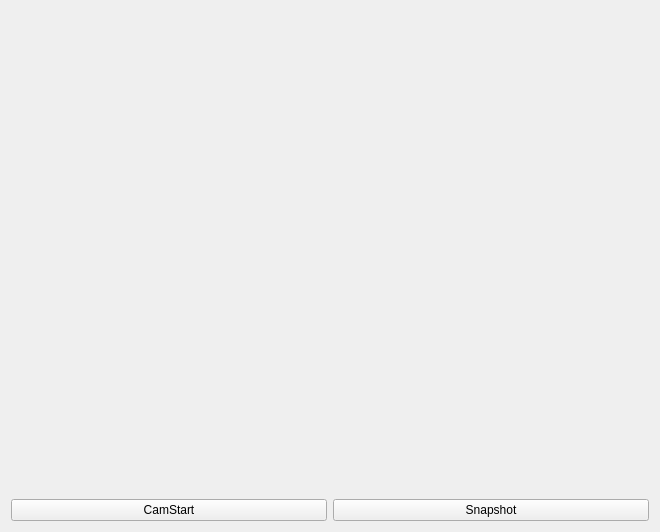
<?xml version="1.0" encoding="UTF-8"?>
<ui version="4.0">
 <class>MainWidget</class>
 <widget class="QWidget" name="MainWidget">
  <property name="geometry">
   <rect>
    <x>0</x>
    <y>0</y>
    <width>660</width>
    <height>532</height>
   </rect>
  </property>
  <property name="windowTitle">
   <string>MainWidget</string>
  </property>
  <layout class="QVBoxLayout" name="verticalLayout_2">
   <item>
    <layout class="QVBoxLayout" name="verticalLayout" stretch="9,1">
     <item>
      <widget class="QLabel" name="plabelCamView">
       <property name="text">
        <string/>
       </property>
       <property name="pixmap">
        <pixmap resource="Images.qrc">:/Images/Images/initDisplay.png</pixmap>
       </property>
      </widget>
     </item>
     <item>
      <layout class="QHBoxLayout" name="horizontalLayout">
       <item>
        <widget class="QPushButton" name="pPBcamStart">
         <property name="text">
          <string>CamStart</string>
         </property>
         <property name="checkable">
          <bool>true</bool>
         </property>
         <property name="checked">
          <bool>false</bool>
         </property>
        </widget>
       </item>
       <item>
        <widget class="QPushButton" name="pPBsnapShot">
         <property name="text">
          <string>Snapshot</string>
         </property>
        </widget>
       </item>
      </layout>
     </item>
    </layout>
   </item>
  </layout>
 </widget>
 <resources>
  <include location="Images.qrc"/>
 </resources>
 <connections/>
</ui>
